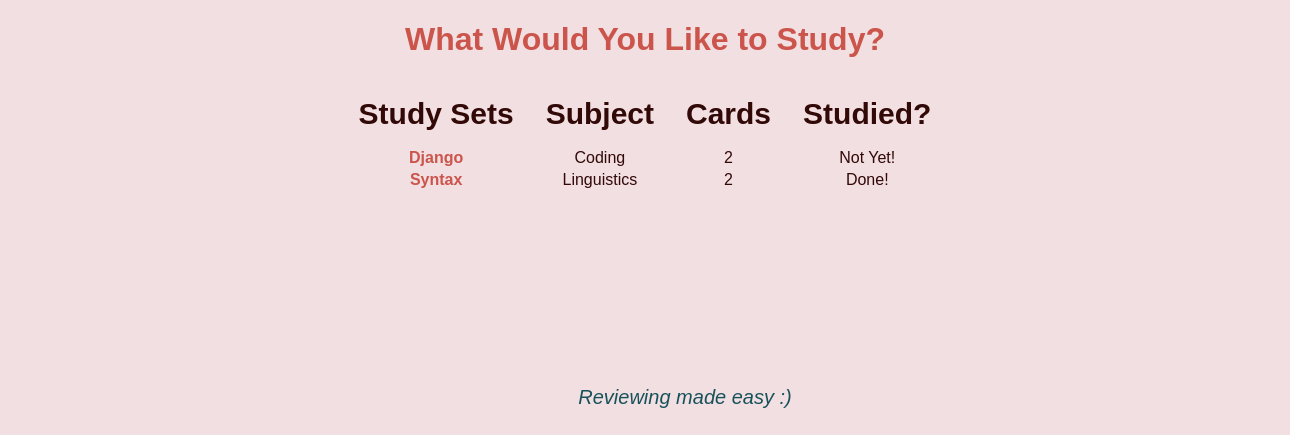
Page /categories/ on the committed database.
### categories/models.py (models this page shows, shortened)
class Categorie(models.Model):
    name = models.CharField(max_length=100)
    subject= models.CharField(max_length=100)
    created_on = models.DateTimeField(auto_now_add=True)
    studied = models.BooleanField(default=False)
    owner = models.ForeignKey(
        settings.AUTH_USER_MODEL,
        related_name="student",
        on_delete=models.CASCADE,
        null=True
    )

class Card(models.Model):
    term = models.CharField(max_length=250)
    answer = models.TextField()
    img = models.URLField(blank=True)
    category = models.ForeignKey(
        Categorie,
        related_name="cards",
        on_delete=models.CASCADE,
    )
    date_created = models.DateTimeField(auto_now_add=True)

### categories/views.py (the view)
# urls.py: path("", list_categories, name="list_categories"),
def list_categories(request):
    category = Categorie.objects.all()
    context = {
        "category_list": category,
    }
    return render(request, "categories/list.html", context)

### categories/templates/categories/list.html (shortened to what this page needs)
{% extends 'base.html' %}
{% block content%}
<main>
    <div class="home">
        <h1>What Would You Like to Study?</h1>
        <table>
            <thead>
                <th>Study Sets</th>
                <th>Subject</th>
                <th>Cards</th>
                <th>Studied?</th>
            </thead>
            <tbody>
                {% for item in category_list.all %}
                <tr>
                    <td><a href="{% url 'show_set' item.id %}">{{ item.name }}</a></td>
                    <td>{{ item.subject }}</td>
                    <td>{{ item.cards.all|length }}</td>
                    <td>{{ item.studied|yesno:"Done!,Not Yet!,N/A" }}</td>
                </tr>
                {% endfor %}
            </tbody>
        </table>
    </div>
</main>
{% endblock content %}

### categories/static/css/styles.css (style rules this page uses)
body { font-family: Arial, Helvetica, sans-serif; background-color: #f2dfe2; margin: 0; color: #310907; display: flexbox; text-align: center; }
h1 { color: #CB544B; }
a { text-decoration: none; color: #CB544B; transition: .5s; font-weight: bolder; }
table { display:inline-block; text-align: center; }
th { font-size: 30px; padding: 15px }

### rows in the picture
Categorie: name "Django", subject "Coding", cards.all|length "2", studied "Not Yet!"
Categorie: name "Syntax", subject "Linguistics", cards.all|length "2", studied "Done!"
